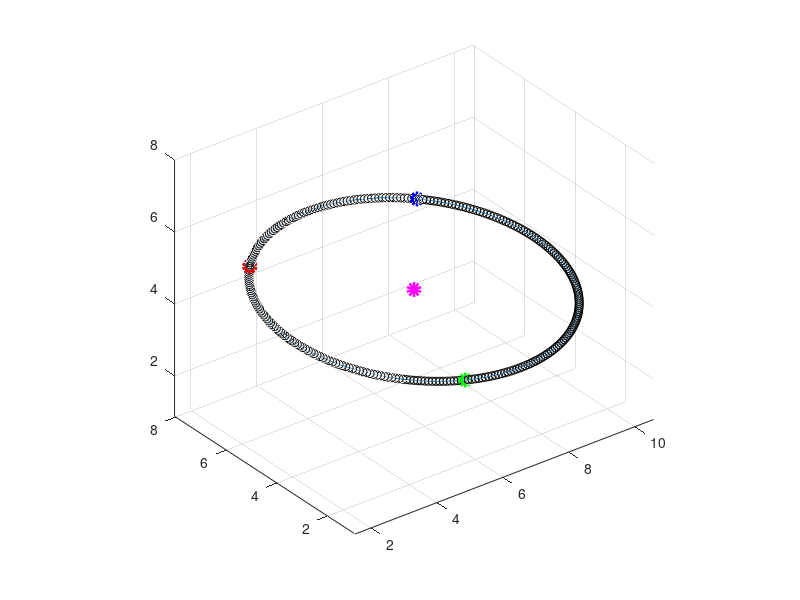

Reproduce this figure in MATLAB. (Note: this script raises an error after producing the figure.)
close all;
clear all;
clc;

draw_point = @(point,style) plot3(point(1),point(2),point(3),style,'LineWidth',5);
unit_vector = @(vec) vec / norm(vec);

point_a = [3 7 5];
% point_b = [5 3 8];
% point_c = [8 5 1];
point_b = [8 5 1];
point_c = [5 3 8];

v_ab = point_b - point_a;
v_ac = point_c - point_a;

n = cross(v_ab, v_ac);
n = unit_vector(n);

if (norm(n) == 0)
    error('three points collinear!\r\n');
    exit;
end

v_abn = cross(n, v_ab);
v_acn = cross(n, v_ac);

v_abn = unit_vector(v_abn);
v_acn = unit_vector(v_acn);

c_ab = (point_a + point_b) ./ 2;
c_ac = (point_a + point_c) ./ 2;

a = n(n == 1);
if (isempty(a))
    a = 0;
end

A = zeros(2,2);
B = zeros(2,1);
if (a == 1)
    A(1,1) = v_abn(2);
    A(2,1) = v_abn(3);
    A(1,2) = -v_acn(2);
    A(2,2) = -v_acn(3);

    B(1) = c_ac(2) - c_ab(2);
    B(2) = c_ac(3) - c_ab(3);
elseif (a == 2)
    A(1,1) = v_abn(1);
    A(2,1) = v_abn(3);
    A(1,2) = -v_acn(1);
    A(2,2) = -v_acn(3);
    
    B(1) = c_ac(1) - c_ab(1);
    B(2) = c_ac(3) - c_ab(3);
elseif (a == 3)
    A(1,1) = v_abn(1);
    A(2,1) = v_abn(2);
    A(1,2) = -v_acn(1);
    A(2,2) = -v_acn(2);

    B(1) = c_ac(1) - c_ab(1);
    B(2) = c_ac(2) - c_ab(2);
else
    A = [v_abn(1:2).' -v_acn(1:2)'];
    B = (c_ac(1:2) - c_ab(1:2))';
end

C = A \ B;

center = v_abn .* C(1) + c_ab;
r = norm(point_a - center);

v_a = unit_vector(v_ab);
v_b = unit_vector(v_abn);
alpha = linspace(0, 2*pi, 1000);

x = center(1) + r .* v_a(1) .* cos(alpha) + r .* v_b(1) .* sin(alpha);
y = center(2) + r .* v_a(2) .* cos(alpha) + r .* v_b(2) .* sin(alpha);
z = center(3) + r .* v_a(3) .* cos(alpha) + r .* v_b(3) .* sin(alpha);

h = 0.001;
k = sqrt(h * (2 * r - h));
delta_beta = asin(k / r);
beta = 0 : delta_beta : 2 * pi;

v_oa = point_a - center;
k = n;
s = cross(k,v_oa);

points = zeros(length(beta),3);
for i = 1 : length(beta)
    a1 = cos(beta(i)) .* v_oa;
    a2 = (1 - cos(beta(i))) * dot(v_oa,k) .* v_oa;
    a3 = sin(beta(i)) .*s;
    points(i,:) = a1 + a2 + a3;
    points(i,:) = points(i,:) + center;
end

figure;
hold on;
grid on;
axis equal;
view(3);
plot3(x,y,z);
plot3(points(:,1),points(:,2),points(:,3), 'ko');
move_p = plot3(points(1,1),points(1,2),points(1,3),'ko','LineWidth',5);
draw_point(point_a,'ro');
draw_point(point_b,'go');
draw_point(point_c,'bo');
draw_point(center,'mo');
arrow3(point_a,point_b);
arrow3(point_a,point_c);

for i = 1 : length(beta)
    set(move_p,'xdata',points(i,1),'ydata',points(i,2),'zdata',points(i,3));
    pause(0.01);
end
